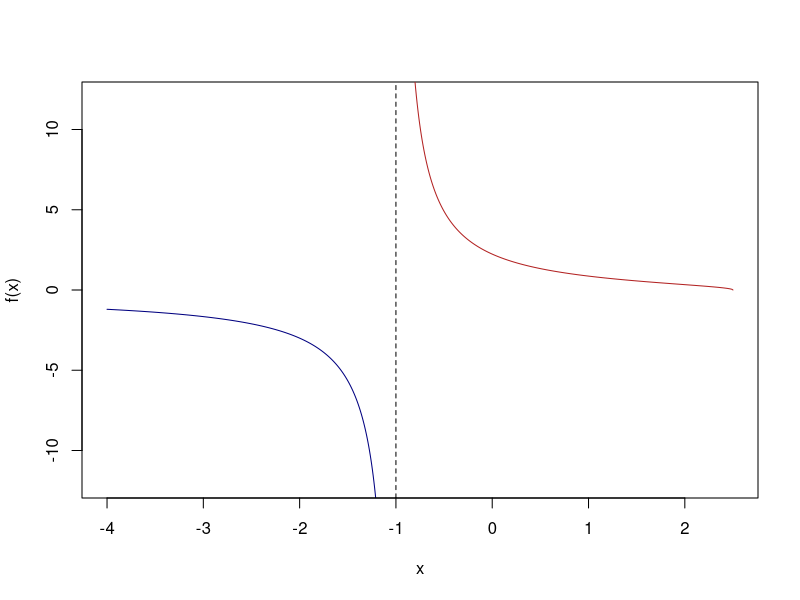

The R source for this figure:
f <- function(x) sqrt(5 - 2*x) / (x + 1)
x_left  <- seq(-4, -1.02, length.out = 400)
x_right <- seq(-0.98, 2.5, length.out = 400)
plot(x_left, f(x_left), type = "l", col = "navy",
     xlim = c(-4, 2.5), ylim = c(-12, 12),
     xlab = "x", ylab = "f(x)")
lines(x_right, f(x_right), col = "firebrick")
abline(v = -1, lty = 2)
